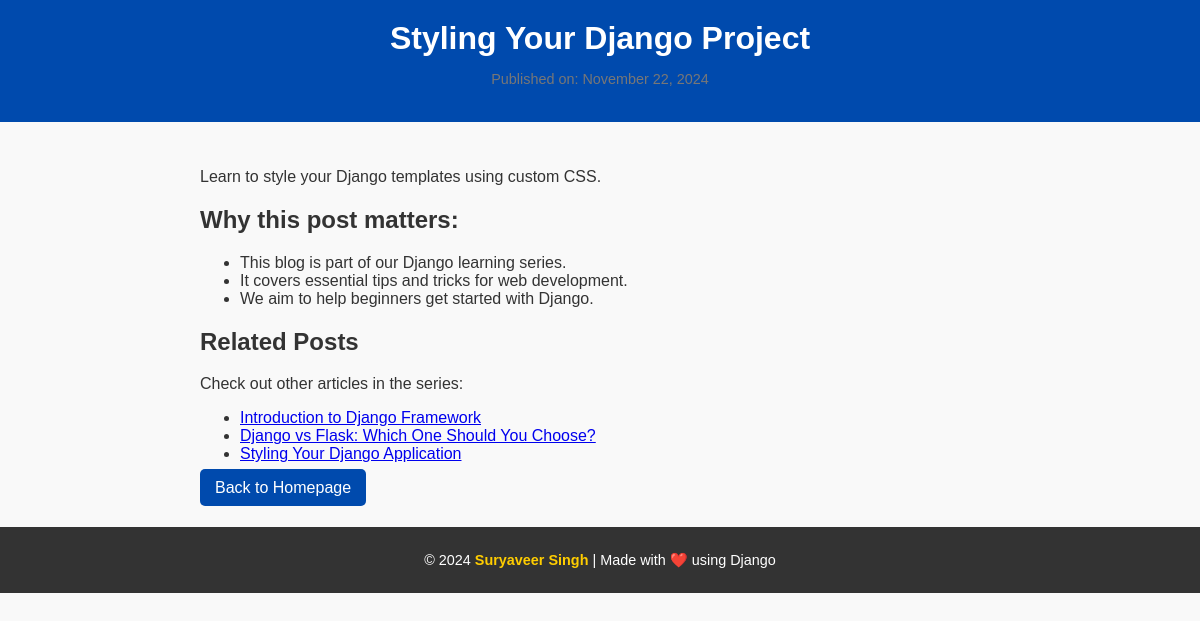
Screenshot of /post/3/ with the database file from the repository.
### blog_app/models.py (models this page shows, shortened)
class Post(models.Model):
    title = models.CharField(max_length=200)
    content = models.TextField()
    created_at = models.DateTimeField(auto_now_add=True)

### blog_app/views.py (the view)
# urls.py: path('post/<int:post_id>/', views.post_detail, name='post_detail'),
def post_detail(request, post_id):
    post = get_object_or_404(Post, id=post_id)
    return render(request, 'blog_app/post_detail.html', {'post': post})

### blog_app/templates/blog_app/post_detail.html (shortened to what this page needs)
<!DOCTYPE html>
<html lang="en">
<head>
    {% load static %}
    <link rel="stylesheet" type="text/css" href="{% static 'blog_app/css/styles.css' %}">
</head>
<body>
    <header>
        <h1>{{ post.title }}</h1>
        <p class="post-date">Published on: {{ post.created_at|date:"F j, Y" }}</p>
    </header>
    <main>
        <div class="post-content">
            <p>{{ post.content }}</p>
        </div>
        <div class="post-highlights">
            <h2>Why this post matters:</h2>
            <ul>
                <li>This blog is part of our Django learning series.</li>
                <li>It covers essential tips and tricks for web development.</li>
                <li>We aim to help beginners get started with Django.</li>
            </ul>
        </div>
        <div class="related-posts">
            <h2>Related Posts</h2>
            <p>Check out other articles in the series:</p>
            <ul>
                <li><a href="/">Introduction to Django Framework</a></li>
                <li><a href="/">Django vs Flask: Which One Should You Choose?</a></li>
                <li><a href="/">Styling Your Django Application</a></li>
            </ul>
        </div>
        <a href="/" class="back-home">Back to Homepage</a>
    </main>
    <footer>
        <p>&copy; 2024 <span class="author">Suryaveer Singh</span> | Made with <span class="heart">❤️</span> using Django</p>
    </footer>
</body>
</html>

### blog_app/static/blog_app/css/styles.css (style rules this page uses)
body { font-family: Arial, sans-serif; background-color: #f9f9f9; color: #333; margin: 0; padding: 0; }
header { background-color: #004aad; color: white; text-align: center; padding: 20px 0; }
header h1 { margin: 0; font-size: 2rem; }
main { max-width: 800px; margin: 20px auto; padding: 10px; }
.post-date { font-size: 0.9rem; color: #777; }
.post-content { margin: 10px 0; }
footer { background-color: #333; color: white; text-align: center; padding: 10px 0; }
.back-home { text-decoration: none; color: white; background-color: #004aad; padding: 10px 15px; border-radius: 5px; }
footer { background-color: #333; color: white; text-align: center; padding: 10px 0; position: relative; bottom: 0; width: 100%; font-size: 0.9rem; }
footer .author { font-weight: bold; color: #ffcd00; }
footer .heart { color: #ff4d4d; animation: beat 1s infinite; }

### rows the page displays
Post: title "Styling Your Django Project", created_at "November 22, 2024", content "Learn to style your Django templates using custom CSS."
